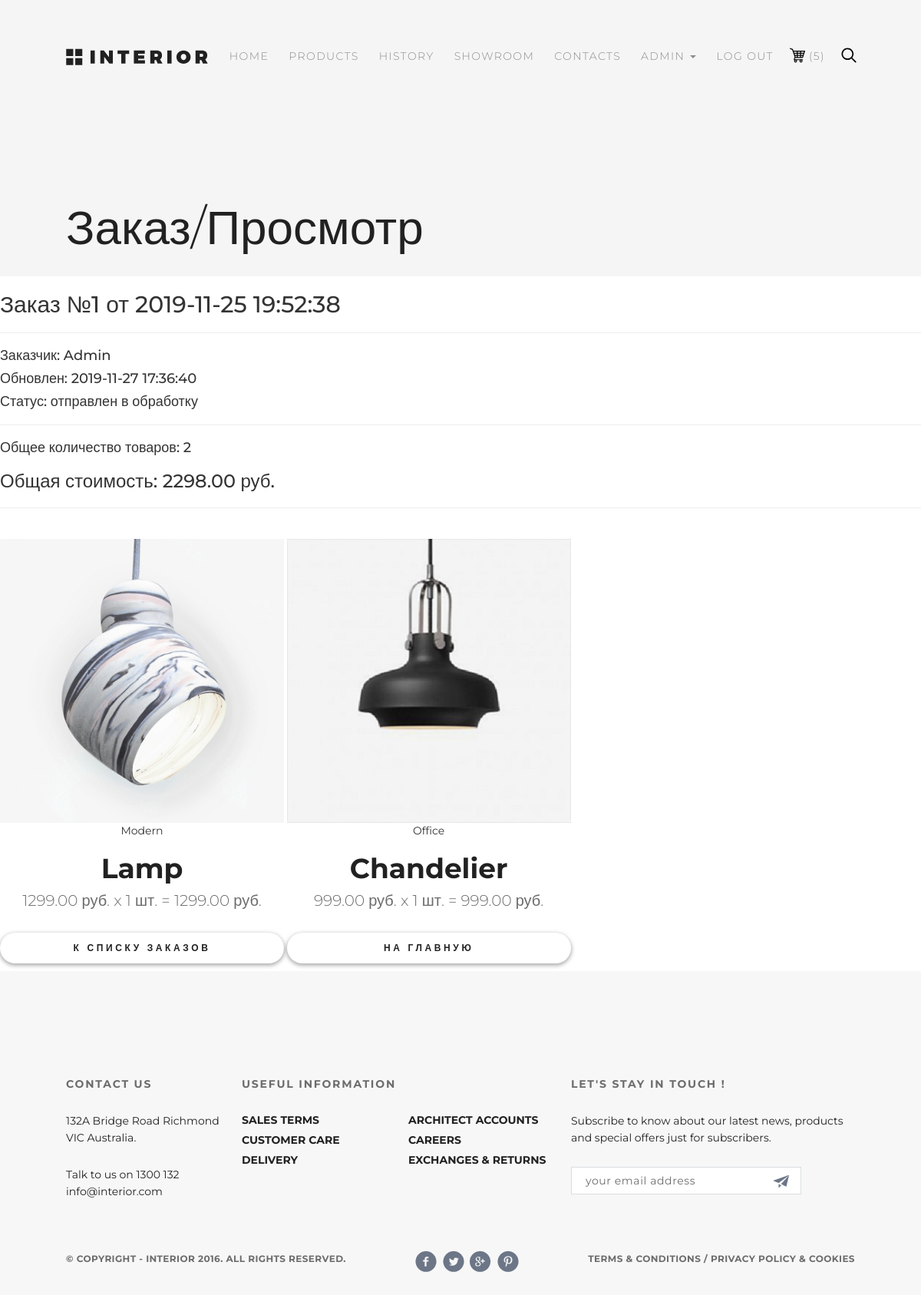
Screenshot of /order/read/1/ (signed in) with the database file from the repository.
### authapp/models.py (models this page shows, shortened)
class ShopUser(AbstractUser):
    class Meta:
        verbose_name = 'Пользователь'
        verbose_name_plural = 'Пользователи'
    avatar = models.ImageField(upload_to='users_avatars', blank=True)
    age = models.PositiveIntegerField(verbose_name='Возраст', default=18)
    activation_key = models.CharField(max_length=128, blank=True)
    activation_key_expires = models.DateTimeField(default=(now() + timedelta(hours=48)))

### basketapp/models.py (models this page shows, shortened)
class BasketSlot(models.Model):
    objects = BasketQuerySet.as_manager()
    class Meta:
        verbose_name = 'Слот корзины'
        verbose_name_plural = 'Слоты корзины'
    user = models.ForeignKey(settings.AUTH_USER_MODEL, on_delete=models.CASCADE, related_name='basket')
    product = models.ForeignKey(Product, on_delete=models.CASCADE)
    quantity = models.PositiveIntegerField(verbose_name='Количество', default=1)
    created = models.DateTimeField(verbose_name='Время создания', auto_now_add=True)
    updated = models.DateTimeField(verbose_name='Время последнего изменения', auto_now=True)

### ordersapp/models.py (models this page shows, shortened)
class Order(models.Model):
    objects = models.Manager()
    FORMING = 'FM'
    SENT_TO_PROCEED = 'STP'
    PROCEEDED = 'PRD'
    PAID = 'PD'
    READY = 'RDY'
    CANCEL = 'CNC'
    ORDER_STATUS_CHOICES = (
        (FORMING, 'формируется'),
        (SENT_TO_PROCEED, 'отправлен в обработку'),
        (PAID, 'оплачен'),
        (PROCEEDED, 'обрабатывается'),
        (READY, 'готов к выдаче'),
        (CANCEL, 'отменен'),
    )
    user = models.ForeignKey(settings.AUTH_USER_MODEL, on_delete=models.CASCADE)
    created = models.DateTimeField(verbose_name='Время создания', auto_now_add=True)
    updated = models.DateTimeField(verbose_name='Время обновления', auto_now=True)
    status = models.CharField(verbose_name='Статус', max_length=3, choices=ORDER_STATUS_CHOICES, default=FORMING)
    is_active = models.BooleanField(verbose_name='Активен', default=True)
    class Meta:
        ordering = ('-created',)
        verbose_name = 'Заказ'
        verbose_name_plural = 'Заказы'
    def get_summary(self):
        items = self.order_items.select_related()
        return {
            'total_cost': sum(list(map(lambda x: x.quantity * x.product.price, items))),
            'total_quantity': sum(list(map(lambda x: x.quantity, items)))
        }

class OrderItem(models.Model):
    objects = OrderItemQuerySet.as_manager()
    class Meta:
        verbose_name = 'Элемент заказа'
        verbose_name_plural = 'Элементы заказа'
    order = models.ForeignKey(Order, related_name="order_items", on_delete=models.CASCADE)
    product = models.ForeignKey(Product, verbose_name='Продукт', on_delete=models.CASCADE)
    quantity = models.PositiveIntegerField(verbose_name='Количество', default=0)
    def get_product_cost(self):
        return self.product.price * self.quantity

### mainapp/models.py (models this page shows, shortened)
class Product(models.Model):
    objects = models.Manager()
    class Meta:
        verbose_name = 'Продукт'
        verbose_name_plural = 'Продукты'
    category = models.ForeignKey(ProductCategory, db_index=True, on_delete=models.CASCADE)
    name = models.CharField(verbose_name='Имя продукта', max_length=128)
    image = models.ImageField(upload_to='products_images', blank=True)
    short_desc = models.CharField(verbose_name='Краткое описание продукта', max_length=60, blank=True)
    description = models.TextField(verbose_name='Описание продукта', blank=True)
    price = models.DecimalField(verbose_name='Цена продукта', max_digits=8, decimal_places=2, default=0)
    quantity = models.PositiveIntegerField(verbose_name='Количество на складе', default=0)
    is_hot = models.BooleanField(verbose_name="Горячий?", default=False)
    is_featured = models.BooleanField(verbose_name="Рекомендуемый?", default=False)
    is_new = models.BooleanField(verbose_name="Новый?", default=False)
    is_active = models.BooleanField(db_index=True, verbose_name="Активный?", default=True)

class ProductCategory(models.Model):
    objects = models.Manager()
    class Meta:
        verbose_name = 'Категория'
        verbose_name_plural = 'Категории'
    name = models.CharField(verbose_name='Имя', max_length=64, unique=True)
    description = models.TextField(verbose_name='Описание', blank=True)
    is_active = models.BooleanField(db_index=True, verbose_name="Активный?", default=True)

### ordersapp/views.py (the view)
# urls.py: path('read/<int:pk>/', ordersapp.OrderRead.as_view(), name='order_read'),
class OrderRead(IsAuthenticatedUser, DetailView):
    model = Order
    def get_context_data(self, **kwargs):
        context = super(OrderRead, self).get_context_data(**kwargs)
        page_name(context, 'Заказ/Просмотр')
        return context

### authapp/context_processors.py (called while the page is built)
def authapp_context(request):
    user = request.user
    context = common_context(user)
    return {'authapp_context': context}

### basketapp/context_processors.py (called while the page is built)
def basketapp_context(request):
    user = request.user
    context = common_context(user)
    context['path_to_basket_inc'] = 'basketapp/includes/'
    return {'basketapp_context': context}

### mainapp/common_context.py (called while the page is built)
def get_basket(user):
    basket_array = []
    if user.is_authenticated:
        basket_array = user.basket.select_related().all()
    return basket_array

def get_username(user):
    return 'Anonymous' if user.is_anonymous else user.first_name

def common_context(user):
    return {
        'path_to_common_img': path_to_common_img,
        'path_to_common_inc': path_to_common_inc,
        'path_to_media': path_to_media,
        'main_menu': main_menu,
        'info_menu': info_menu,
        'socials': socials,
        'contact_information': contact_information,
        'basket_items': get_basket(user),
        'username': get_username(user),
    }

def page_name(context, name):
    context['title'] = name
    context['header_name'] = name

### mainapp/context_processors.py (called while the page is built)
def mainapp_context(request):
    user = request.user
    context = common_context(user)
    context['path_to_main_img'] = 'mainapp/img/'
    context['path_to_main_inc'] = 'mainapp/includes/'
    return {'mainapp_context': context}

### mainapp/templatetags/custom_tags.py (called while the page is built)
@register.filter
def basket_total_quantity(basket):
    return sum(list(map(lambda basket_slot: basket_slot.quantity, basket)))

### ordersapp/context_processors.py (called while the page is built)
def ordersapp_context(request):
    user = request.user
    context = common_context(user)
    context['path_to_orders_inc'] = 'ordersapp/includes/'
    return {'ordersapp_context': context}

### ordersapp/views.py (called while the page is built)
    def test_func(self):
        return self.request.user.is_authenticated

### ordersapp/templates/ordersapp/order_detail.html
{% extends "ordersapp/base.html" %}
{% load static %}
{% block container %}
    {% include ordersapp_context.path_to_orders_inc|add:'inc_order_summary.html' %}
    <div class="order_list">
        {% for item in object.order_items.select_related %}
            <div class='product_card' style="display: inline-block;">
                <a href="{{ordersapp_context.path_to_media}}{{item.product.image}}"
                   class='product_link' target="_blank">
                    <img src='{{ordersapp_context.path_to_media}}{{item.product.image}}' alt={{product.name}}>
                </a>
                <div class="description" style="text-align: center;">
                    <span class="category_name">{{ item.product.category.name }}</span>
                    <h3 class="product_name">{{ item.product.name }}</h3>
                    <span class="product_price">{{ item.product.price }}&nbsp;руб. x {{ item.quantity }}&nbsp;шт.
                        = {{ item.get_product_cost }}&nbsp;руб.</span>
                </div>
            </div>
        {% endfor %}
    </div>
    {% include ordersapp_context.path_to_orders_inc|add:'inc_order_actions.html' %}
{% endblock %}

### mainapp/templates/common_includes/inc_menu.html (shortened to what this page needs)
{% load static %}
{% load custom_tags %}
<div class="header clear_fix">
    <a href="{% url 'main_urls:featured' %}">
        <img src="{% static mainapp_context.path_to_common_img|add:'logo.svg'%}" alt='logo'></a>
    <ul class='menu clear_fix'>
        {% for link in mainapp_context.main_menu %}
        <li class='menu_list'>
            <a href="{% url link.href %}"
               class='menu_link
               {% if request.resolver_match.namespace %}
                {% else %}
                    {% if request.resolver_match.url_name in link.href %} menu_link_active {% endif %}
                {% endif %}'>
                {{ link.name|upper }}
            </a>
        </li>
        {% endfor %}
        {% if user.is_authenticated %}
            <li class='menu_list'>
                <div class="dropdown">
                    <a class = "dropdown-toggle
                    menu_link {% if request.resolver_match.namespace == 'auth' %} menu_link_active {% endif %}"
                       href = "" data-toggle = "dropdown">
                        {{user.first_name|default:'Пользователь'}}
                        <span class="caret"></span>
                    </a>
                </div>
            </li>
        {% endif %}
        {% if user.is_authenticated %}
        <li class='menu_list'>
            <a class='menu_link' href="{% url 'auth_urls:logout' %}">Log out</a>
        </li>
        {% endif %}
        <li class='menu_list'>
            <a class="menu_ico {% if request.resolver_match.namespace == 'basket' %} menu_link_active {% endif %}"
               href="{% url 'basket_urls:read' %}">
                <img src="{% static mainapp_context.path_to_common_img|add:'basket.svg'%}" alt='basket'>
                <span class="basket_span">({{ mainapp_context.basket_items|basket_total_quantity }})</span>
            </a>
        </li>
        <li class='menu_list'>
            <a href='#' class='menu_ico'>
                <img src="{% static mainapp_context.path_to_common_img|add:'search.svg'%}" alt='search'>
            </a>
        </li>
    </ul>
</div>

### ordersapp/templates/ordersapp/includes/inc_order_summary.html (shortened to what this page needs)
{% if object %}
    <div class="h2">
        Заказ №{{ object.pk }} от {{ object.created|date:"Y-m-d H:i:s" }}
    </div>
    <hr>
    <div class="h4">Заказчик: {{ user.last_name }} {{ user.first_name }}</div>
    <div class="h4">Обновлен: {{ object.updated|date:"Y-m-d H:i:s" }}</div>
    <div class="h4">Статус: {{ object.get_status_display }}</div>
    <hr>
    {% with object_summary=object.get_summary %}
        <div class="h4">
            Общее количество товаров: <span class="order_total_quantity">{{ object_summary.total_quantity }}</span>
        </div>
        <div class="h3">
            Общая стоимость: <span class="order_total_cost">{{ object_summary.total_cost }}</span>&nbsp;руб.
        </div>
    {% endwith %}
{% endif %}
<hr>

### static/css/style.css (style rules this page uses)
* { margin: 0; padding: 0; }
body { font-family: 'Montserrat', sans-serif; background-color: #f0d0e0; }
a { text-decoration: none; }
li { list-style-type: none; }
.clear_fix::after { content: ""; display: table; clear: both; }
.header { padding-top: 63px; }
.menu { float: right; }
.menu_list { float: left; min-height: 35px; }
.menu_link { color: #8c8c8c; font-size: 14px; font-weight: 300; letter-spacing: 1.4px; text-transform: uppercase; padding-left: 13px; padding-right: 13px; padding-top: 10px; padding-bottom: 10px; }
.menu_ico { position: relative; color: #8c8c8c; font-size: 14px; font-weight: 300; letter-spacing: 1.4px; text-transform: uppercase; padding: 10px 13px; }
.menu_ico img { position: absolute; left: 8px; top: 8px; height: 20px; width: 20px; }
.product_name { text-align: center; color: #212121; font-size: 36px; font-weight: 700; }
.product_price { text-align: center; color: #6c6c6c; font-size: 20px; font-weight: 300; max-width: 458px; line-height: 24px; }
.basket_span { color: #8c8c8c; font-size: 14px; font-weight: 300; letter-spacing: 1.4px; text-transform: uppercase; margin-left: 20px; padding-top: 10px; padding-bottom: 10px; }
.order_list { padding-top: 20px; padding-bottom: 20px; box-sizing: border-box; }

### rows the page displays
ShopUser: first_name "ADMIN", first_name "Admin"
BasketSlot: basket_items|basket_total_quantity "5"
Order: pk "1", created "2019-11-25 19:52:38", updated "2019-11-27 17:36:40", status "отправлен в обработку"
OrderItem: product.image (picture), product.category.name "Modern", product.name "Lamp", product.price "1299.00", quantity "1", get_product_cost "1299.00"
OrderItem: product.image (picture), product.category.name "Office", product.name "Chandelier", product.price "999.00", quantity "1", get_product_cost "999.00"

### other values shown
{{ link.name|upper }} "HOME" "PRODUCTS" "HISTORY" "SHOWROOM" "CONTACTS"
{{ header_name|title }} "Заказ/Просмотр"
{{ object_summary.total_quantity }} "2"
{{ object_summary.total_cost }} "2298.00"
{{ link.name|upper }} "SALES TERMS" "CUSTOMER CARE" "DELIVERY" "ARCHITECT ACCOUNTS" "CAREERS" "EXCHANGES & RETURNS"
